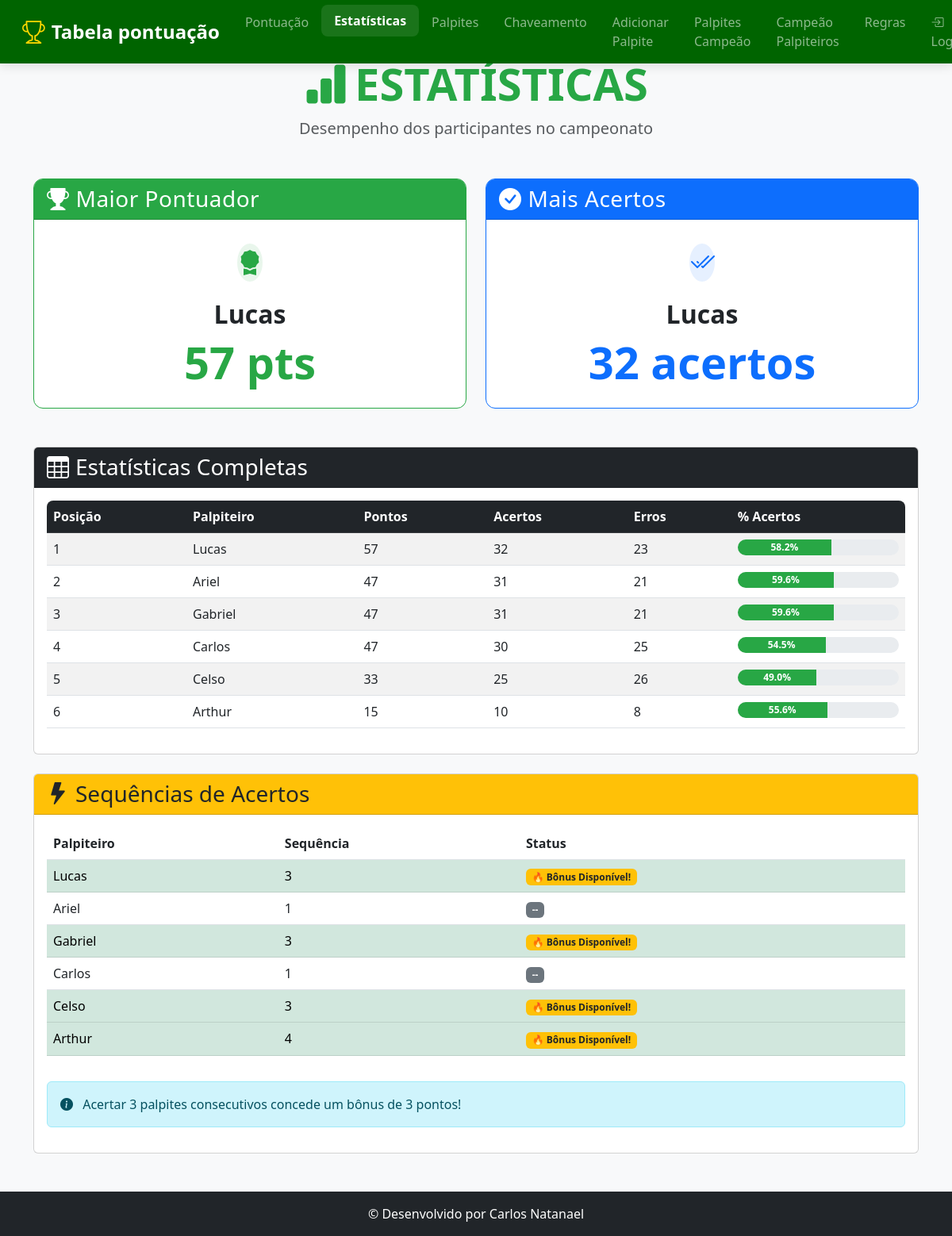
Page /estatisticas on the committed database.
### tables this page shows
CREATE TABLE pontuacao (
        id INTEGER PRIMARY KEY AUTOINCREMENT,
        posicao INTEGER,
        nome TEXT UNIQUE,
        pontos INTEGER DEFAULT 0,
        acertos INTEGER DEFAULT 0,
        erros INTEGER DEFAULT 0
    , pontos_bonus INTEGER DEFAULT 0);

### app.py (the view)
@app.route('/estatisticas')
def estatisticas():
    conn = get_db()
    estatisticas_completas = conn.execute('''
        SELECT nome, pontos, acertos, erros,
               CASE WHEN (acertos + erros) = 0 THEN 0.0 ELSE ROUND((acertos * 100.0 / (acertos + erros)), 1) END as percentual_acertos
        FROM pontuacao ORDER BY pontos DESC, acertos DESC
    ''').fetchall()
    maior_pontuador = estatisticas_completas[0] if estatisticas_completas else None
    quem_acertou_mais = sorted(estatisticas_completas, key=lambda x: x['acertos'], reverse=True)[0] if estatisticas_completas else None
    rodada_atual_row = conn.execute("SELECT MAX(rodada) as rodada FROM palpites WHERE status != 'Pendente'").fetchone()
    rodada_atual_bonus = rodada_atual_row['rodada'] if rodada_atual_row and rodada_atual_row['rodada'] else 0
    sequencias_info = defaultdict(int)
    if rodada_atual_bonus > 0:
        palpites_rodada_atual = conn.execute("""
            SELECT p.nome, p.status, j.data_hora FROM palpites p
            JOIN jogos j ON p.game_id = j.id
            WHERE p.status != 'Pendente' AND p.rodada = ?
            ORDER BY p.nome, j.data_hora
        """, (rodada_atual_bonus,)).fetchall()
        for jogador in estatisticas_completas:
            nome = jogador['nome']
            palpites_do_jogador_na_rodada = [p for p in palpites_rodada_atual if p['nome'] == nome]
            sequencia_atual = 0
            for palpite in palpites_do_jogador_na_rodada:
                if "Erro" not in palpite['status']:
                    sequencia_atual += 1
                else:
                    sequencia_atual = 0
            sequencias_info[nome] = sequencia_atual
    sequencias_para_template = []
    for jogador in estatisticas_completas:
        nome = jogador['nome']
        max_streak = sequencias_info[nome]
        sequencias_para_template.append({
            'nome': nome,
            'sequencia': max_streak,
            'bonus': '🔥 Bônus Disponível!' if max_streak >= 3 else '--'
        })
    print(f"\n[LOG - estatisticas]: Rodada atual para cálculo de bônus: {rodada_atual_bonus}")
    print(f"[LOG - estatisticas]: Estatísticas carregadas para {len(estatisticas_completas)} jogadores.\n")
    return render_template('estatisticas.html',
                           maior_pontuador=maior_pontuador,
                           quem_acertou_mais=quem_acertou_mais,
                           estatisticas_completas=estatisticas_completas,
                           sequencias=sequencias_para_template,
                           rodada_atual_bonus=rodada_atual_bonus)

### app.py (called while the page is built)
def get_db():
    if 'db' not in g:
        g.db = sqlite3.connect('palpites.db', timeout=10)
        g.db.row_factory = sqlite3.Row
    return g.db

### templates/estatisticas.html (shortened to what this page needs)
<!DOCTYPE html>
<html lang="pt">
<head>
    <link href="https://cdn.jsdelivr.net/npm/bootstrap@5.3.0/dist/css/bootstrap.min.css" rel="stylesheet">
    <link rel="stylesheet" href="https://cdn.jsdelivr.net/npm/bootstrap-icons@1.10.0/font/bootstrap-icons.css">
    <link rel="stylesheet" href="{{ url_for('static', filename='esta.css') }}">
</head>
<body>
    <header>
        <nav class="navbar navbar-expand-lg navbar-dark fixed-top" style="background-color: #006400 !important;">
            <div class="container-fluid">
                <a class="navbar-brand d-flex align-items-center" href="{{ url_for('index') }}">
                    <i class="bi bi-trophy me-2"></i>
                    <span>Tabela pontuação</span>
                </a>
                <div class="collapse navbar-collapse" id="navbarNav">
                    <ul class="navbar-nav mx-auto">
                        <li class="nav-item"><a class="nav-link" href="{{ url_for('index') }}">Pontuação</a></li>
                        <li class="nav-item"><a class="nav-link active" href="{{ url_for('estatisticas') }}">Estatísticas</a></li>
                        <li class="nav-item"><a class="nav-link" href="{{ url_for('exibir_palpites') }}">Palpites</a></li>
                        <li class="nav-item"><a class="nav-link" href="{{ url_for('chaveamento') }}">Chaveamento</a></li>
                        <li class="nav-item"><a class="nav-link" href="{{ url_for('adicionar_palpites') }}">Adicionar Palpite</a></li>
                        <li class="nav-item"><a class="nav-link" href="{{ url_for('ver_palpites_campeao') }}">Palpites Campeão</a></li>
                        <li class="nav-item"><a class="nav-link" href="{{ url_for('campeao_geral') }}">Campeão Palpiteiros</a></li>
                        <li class="nav-item"><a class="nav-link" href="{{ url_for('regra') }}">Regras</a></li>
                    </ul>
                    <ul class="navbar-nav">
                        {% if session.logged_in %}
                        <li class="nav-item dropdown">
                            <a class="nav-link dropdown-toggle" href="#" id="navbarDropdownAdmin" role="button" data-bs-toggle="dropdown" aria-expanded="false">
                                <i class="bi bi-gear-fill me-1"></i>Admin
                            </a>
                            <ul class="dropdown-menu dropdown-menu-end" aria-labelledby="navbarDropdownAdmin">
                                <li><a class="dropdown-item" href="{{ url_for('admin_dashboard') }}">Painel Admin</a></li>
                                <li><hr class="dropdown-divider"></li>
                                <li><a class="dropdown-item" href="{{ url_for('logout') }}">Sair</a></li>
                            </ul>
                        </li>
                        {% else %}
                        <li class="nav-item">
                            <a class="nav-link" href="{{ url_for('login') }}">
                                <i class="bi bi-box-arrow-in-right me-1"></i>Login
                            </a>
                        </li>
                        {% endif %}
                    </ul>
                </div>
            </div>
        </nav>
    </header>
    <main class="container py-5 mt-4">
        <div class="text-center mb-5">
            <h1 class="display-4 fw-bold text-success">
                <i class="bi bi-bar-chart-fill me-2"></i>ESTATÍSTICAS
            </h1>
            <p class="lead text-muted">Desempenho dos participantes no campeonato</p>
        </div>
        <div class="row g-4 mb-5">
            <div class="col-md-6">
                <div class="card stat-card h-100 border-success">
                    <div class="card-header bg-success text-white">
                        <h3 class="card-title mb-0">
                            <i class="bi bi-trophy-fill me-2"></i>Maior Pontuador
                        </h3>
                    </div>
                    <div class="card-body text-center py-4">
                        {% if maior_pontuador %}
                        <div class="avatar-lg mb-3 mx-auto">
                            <div class="avatar-title bg-success bg-opacity-10 text-success rounded-circle fs-2">
                                <i class="bi bi-award-fill"></i>
                            </div>
                        </div>
                        <h2 class="fw-bold">{{ maior_pontuador.nome }}</h2>
                        <div class="display-4 fw-bold text-success">{{ maior_pontuador.pontos }} pts</div>
                        {% else %}
                        <div class="text-muted">Nenhum dado disponível</div>
                        {% endif %}
                    </div>
                </div>
            </div>
            <div class="col-md-6">
                <div class="card stat-card h-100 border-primary">
                    <div class="card-header bg-primary text-white">
                        <h3 class="card-title mb-0">
                            <i class="bi bi-check-circle-fill me-2"></i>Mais Acertos
                        </h3>
                    </div>
                    <div class="card-body text-center py-4">
                        {% if quem_acertou_mais %}
                        <div class="avatar-lg mb-3 mx-auto">
                            <div class="avatar-title bg-primary bg-opacity-10 text-primary rounded-circle fs-2">
                                <i class="bi bi-check2-all"></i>
                            </div>
                        </div>
                        <h2 class="fw-bold">{{ quem_acertou_mais.nome }}</h2>
                        <div class="display-4 fw-bold text-primary">{{ quem_acertou_mais.acertos }} acertos</div>
                        {% else %}
                        <div class="text-muted">Nenhum dado disponível</div>
                        {% endif %}
                    </div>
                </div>
            </div>
        </div>
        <div class="card mb-4">
            <div class="card-header bg-dark text-white">
                <h3 class="card-title mb-0">
                    <i class="bi bi-table me-2"></i>Estatísticas Completas
                </h3>
            </div>
            <div class="card-body">
                <div class="table-responsive">
                    <table class="table table-striped table-hover">
                        <thead class="table-dark">
                            <tr>
                                <th>Posição</th>
                                <th>Palpiteiro</th>
                                <th>Pontos</th>
                                <th>Acertos</th>
                                <th>Erros</th>
                                <th>% Acertos</th>
                            </tr>
                        </thead>
                        <tbody>
                            {% for estatistica in estatisticas_completas %}
                            <tr>
                                <td>{{ loop.index }}</td>
                                <td>{{ estatistica.nome }}</td>
                                <td>{{ estatistica.pontos }}</td>
                                <td>{{ estatistica.acertos }}</td>
                                <td>{{ estatistica.erros }}</td>
                                <td>
                                    <div class="progress" style="height: 20px;">
                                        <div class="progress-bar bg-success" style="width: {{ estatistica.percentual_acertos or 0 }}%">
                                            {{ estatistica.percentual_acertos or 0 }}%
                                        </div>
                                    </div>
                                </td>
                            </tr>
                            {% endfor %}
                        </tbody>
                    </table>
                </div>
            </div>
        </div>
        <div class="card">
            <div class="card-header bg-warning text-dark">
                <h3 class="card-title mb-0">
                    <i class="bi bi-lightning-fill me-2"></i>Sequências de Acertos
                </h3>
            </div>
            <div class="card-body">
                <div class="table-responsive">
                    <table class="table table-hover">
                        <thead>
                            <tr>
                                <th>Palpiteiro</th>
                                <th>Sequência</th>
                                <th>Status</th>
                            </tr>
                        </thead>
                        <tbody>
                            {% for seq in sequencias %}
                            <tr class="{{ 'table-success' if seq.sequencia >= 3 }}">
                                <td>{{ seq.nome }}</td>
                                <td>{{ seq.sequencia }}</td>
                                <td>
                                    {% if seq.sequencia >= 3 %}
                                    <span class="badge bg-warning text-dark pulse">{{ seq.bonus }}</span>
                                    {% else %}
                                    <span class="badge bg-secondary">{{ seq.bonus }}</span>
                                    {% endif %}
                                </td>
                            </tr>
                            {% endfor %}
                        </tbody>
                    </table>
                </div>
                <div class="alert alert-info mt-3">
                    <i class="bi bi-info-circle-fill me-2"></i>
                    Acertar 3 palpites consecutivos concede um bônus de 3 pontos!
                </div>
            </div>
        </div>
    </main>
    <footer class="bg-dark text-white py-3 mt-auto">
        <div class="container text-center">
            <p class="mb-0">© Desenvolvido por Carlos Natanael</p>
        </div>
    </footer>
</body>
</html>

### static/esta.css (style rules this page uses)
:root { --bs-success-rgb: 40, 167, 69; --bs-primary-rgb: 13, 110, 253; --bs-info-rgb: 23, 162, 184; --trophy-gold: #ffd700; }
body { background-color: #f8f9fa; font-family: 'Segoe UI', system-ui, -apple-system, sans-serif; }
.stat-card { transition: transform 0.3s ease, box-shadow 0.3s ease; border-radius: 0.75rem; overflow: hidden; }
.stat-card .card-header { font-weight: 600; letter-spacing: 0.5px; }
.avatar-lg { width: 60px; height: 60px; display: flex; align-items: center; justify-content: center; }
.table-responsive { border-radius: 0.5rem; overflow: hidden; }
.progress { border-radius: 10px; }
.progress-bar { font-size: 0.75rem; font-weight: 600; }
.pulse { animation: pulse 1.5s infinite; }
header { padding: 0; box-shadow: none; border-bottom: none; }
.navbar { background-color: var(--primary-color) !important; box-shadow: 0 4px 12px rgba(0, 0, 0, 0.1); padding: 0.5rem 1rem; }
.navbar-brand { font-weight: 700; font-size: 1.5rem; display: flex; align-items: center; }
.navbar-brand i { font-size: 1.8rem; color: var(--trophy-gold); }
.nav-link { font-weight: 500; padding: 0.5rem 1rem !important; transition: all 0.3s ease; border-radius: 0.5rem; }
.nav-link:hover, .nav-link.active { background-color: rgba(255, 255, 255, 0.1) !important; transform: translateY(-2px); }
.nav-link.active { font-weight: 600; }
main { padding-top: calc(var(--navbar-height) + 20px); flex: 1; }

### rows in the picture
pontuacao: nome "Lucas", pontos "57", acertos "32", erros "23", percentual_acertos "58.2", sequencia "3", bonus "🔥 Bônus Disponível!"
pontuacao: nome "Ariel", pontos "47", acertos "31", erros "21", percentual_acertos "59.6", sequencia "1", bonus "--"
pontuacao: nome "Gabriel", pontos "47", acertos "31", erros "21", percentual_acertos "59.6", sequencia "3", bonus "🔥 Bônus Disponível!"
pontuacao: nome "Carlos", pontos "47", acertos "30", erros "25", percentual_acertos "54.5", sequencia "1", bonus "--"
pontuacao: nome "Celso", pontos "33", acertos "25", erros "26", percentual_acertos "49.0", sequencia "3", bonus "🔥 Bônus Disponível!"
pontuacao: nome "Arthur", pontos "15", acertos "10", erros "8", percentual_acertos "55.6", sequencia "4", bonus "🔥 Bônus Disponível!"
